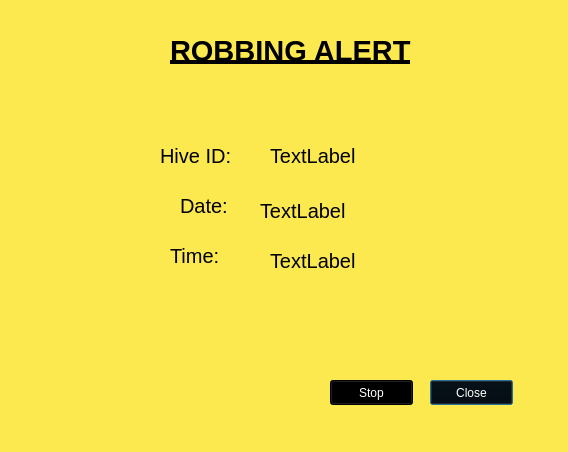
<?xml version="1.0" encoding="UTF-8"?>
<ui version="4.0">
 <class>RobAlertUI</class>
 <widget class="QDialog" name="RobAlertUI">
  <property name="geometry">
   <rect>
    <x>0</x>
    <y>0</y>
    <width>568</width>
    <height>452</height>
   </rect>
  </property>
  <property name="windowTitle">
   <string>Dialog</string>
  </property>
  <property name="autoFillBackground">
   <bool>false</bool>
  </property>
  <property name="styleSheet">
   <string notr="true">background-color: rgb(252, 233, 79);</string>
  </property>
  <widget class="QLabel" name="Title">
   <property name="geometry">
    <rect>
     <x>170</x>
     <y>30</y>
     <width>251</width>
     <height>41</height>
    </rect>
   </property>
   <property name="font">
    <font>
     <pointsize>22</pointsize>
     <weight>75</weight>
     <bold>true</bold>
     <underline>true</underline>
    </font>
   </property>
   <property name="styleSheet">
    <string notr="true">color: rgb(0, 0, 0);</string>
   </property>
   <property name="text">
    <string>ROBBING ALERT</string>
   </property>
  </widget>
  <widget class="QLabel" name="HiveIDTitle">
   <property name="geometry">
    <rect>
     <x>160</x>
     <y>140</y>
     <width>101</width>
     <height>31</height>
    </rect>
   </property>
   <property name="font">
    <font>
     <pointsize>15</pointsize>
    </font>
   </property>
   <property name="styleSheet">
    <string notr="true">color: rgb(0, 0, 0);</string>
   </property>
   <property name="text">
    <string>Hive ID:</string>
   </property>
  </widget>
  <widget class="QLabel" name="HiveID">
   <property name="geometry">
    <rect>
     <x>270</x>
     <y>140</y>
     <width>121</width>
     <height>31</height>
    </rect>
   </property>
   <property name="font">
    <font>
     <pointsize>15</pointsize>
    </font>
   </property>
   <property name="styleSheet">
    <string notr="true">color: rgb(0, 0, 0);</string>
   </property>
   <property name="text">
    <string>TextLabel</string>
   </property>
  </widget>
  <widget class="QLabel" name="TimeTitle">
   <property name="geometry">
    <rect>
     <x>170</x>
     <y>240</y>
     <width>71</width>
     <height>31</height>
    </rect>
   </property>
   <property name="font">
    <font>
     <pointsize>15</pointsize>
    </font>
   </property>
   <property name="styleSheet">
    <string notr="true">color: rgb(0, 0, 0);</string>
   </property>
   <property name="text">
    <string>Time:</string>
   </property>
  </widget>
  <widget class="QLabel" name="Time">
   <property name="geometry">
    <rect>
     <x>270</x>
     <y>240</y>
     <width>121</width>
     <height>41</height>
    </rect>
   </property>
   <property name="font">
    <font>
     <pointsize>15</pointsize>
    </font>
   </property>
   <property name="styleSheet">
    <string notr="true">color: rgb(0, 0, 0);</string>
   </property>
   <property name="text">
    <string>TextLabel</string>
   </property>
  </widget>
  <widget class="QPushButton" name="CloseButton">
   <property name="geometry">
    <rect>
     <x>430</x>
     <y>380</y>
     <width>83</width>
     <height>25</height>
    </rect>
   </property>
   <property name="styleSheet">
    <string notr="true">background-color: rgb(0, 0, 0);
color: rgb(255, 255, 255);</string>
   </property>
   <property name="text">
    <string>Close</string>
   </property>
  </widget>
  <widget class="QLabel" name="DateTitle">
   <property name="geometry">
    <rect>
     <x>180</x>
     <y>190</y>
     <width>61</width>
     <height>31</height>
    </rect>
   </property>
   <property name="font">
    <font>
     <pointsize>15</pointsize>
    </font>
   </property>
   <property name="styleSheet">
    <string notr="true">color: rgb(0, 0, 0);</string>
   </property>
   <property name="text">
    <string>Date:</string>
   </property>
  </widget>
  <widget class="QLabel" name="Date">
   <property name="geometry">
    <rect>
     <x>260</x>
     <y>190</y>
     <width>121</width>
     <height>41</height>
    </rect>
   </property>
   <property name="font">
    <font>
     <pointsize>15</pointsize>
    </font>
   </property>
   <property name="styleSheet">
    <string notr="true">color: rgb(0, 0, 0);</string>
   </property>
   <property name="text">
    <string>TextLabel</string>
   </property>
  </widget>
  <widget class="QPushButton" name="StopButton">
   <property name="geometry">
    <rect>
     <x>330</x>
     <y>380</y>
     <width>83</width>
     <height>25</height>
    </rect>
   </property>
   <property name="styleSheet">
    <string notr="true">background-color: rgb(0, 0, 0);
color: rgb(255, 255, 255);</string>
   </property>
   <property name="text">
    <string>Stop</string>
   </property>
  </widget>
 </widget>
 <resources/>
 <connections/>
</ui>
